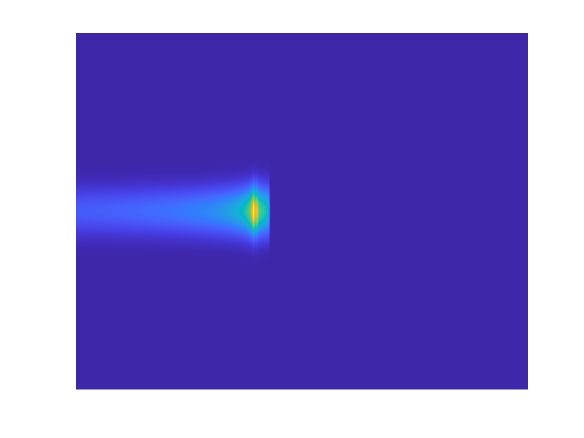
%> input picture output_EnergyMod_phi0.00_E228.50_Esp0.03BraggIm.png, 1167 x 875 px (shown at 1/2 size); its folder holds 2 pictures in this run
$ octave ImageEnergyReconstruction_unknownoverlap.m   (GNU Octave 9; MATLAB toolbox functions it lacks are replaced by stand-ins)
%> lines starting %> are read from the running program, lines starting %| are printed output that depends on the picture; in (x1, y1, x2, y2) boxes, pixels count from 0 and x2, y2 are one past the last pixel; in counts of white or black regions, pixels touching at a corner belong together; the program's own positions count from 1
phase = 0.00;  % Define phase value for grabbing the photo
energyspreadpercent= 0.03
energy0=228.5 %MeV
masterfilename = sprintf('output_EnergyMod_phi%.2f_E%.2f_Esp%.2f', phase, energy0, energyspreadpercent);
%filename = masterfilename.png;  % Input file name
filename=sprintf('%sBraggIm.png', masterfilename)
inpict = imread(filename);  % Read image
%> inpict is the input picture: size 875x1167x3 uint8; mean R, G, B 132.8, 120.8, 203.3

% Convert to grayscale to identify the white border
grayImg = rgb2gray(inpict);
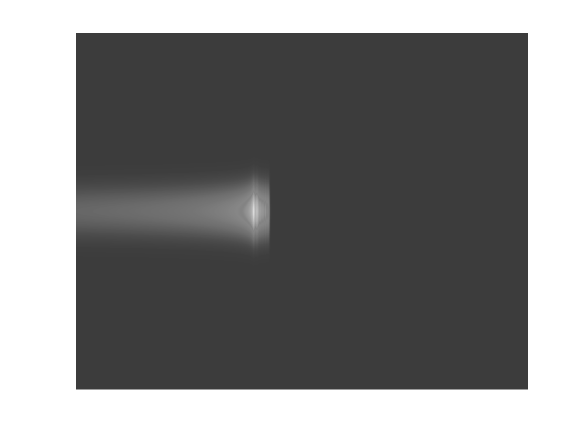
%> grayImg: size 875x1167 uint8 (shown at 1/2 size); min 60, max 255, mean 133.9

% Thresholding: Identify non-white pixels (assuming white is near max intensity)
threshold = 250; % Adjust if needed (255 is pure white)
mask = grayImg < threshold; % Logical mask of non-white pixels
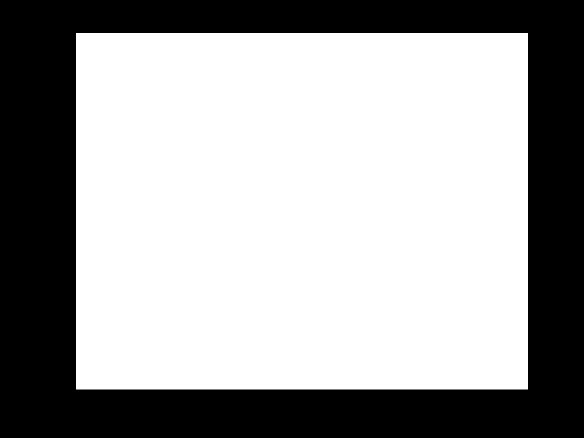
%> mask: size 875x1167 logical (shown at 1/2 size); 63.1% white; 1 black region, box (x1, y1, x2, y2) and area: (0, 0, 1167, 875) 376573

% Find non-white pixel bounds
[row, col] = find(mask); % Get indices of non-white pixels
%> row = 644552 values from 67 to 779; col = 644552 values from 153 to 1056
top = min(row);
%> top = 67
bottom = max(row);
%> bottom = 779
left = min(col);
%> left = 153
right = max(col);
%> right = 1056

% Crop the image using the detected bounding box
croppedImg = inpict(top:bottom, left:right, :);
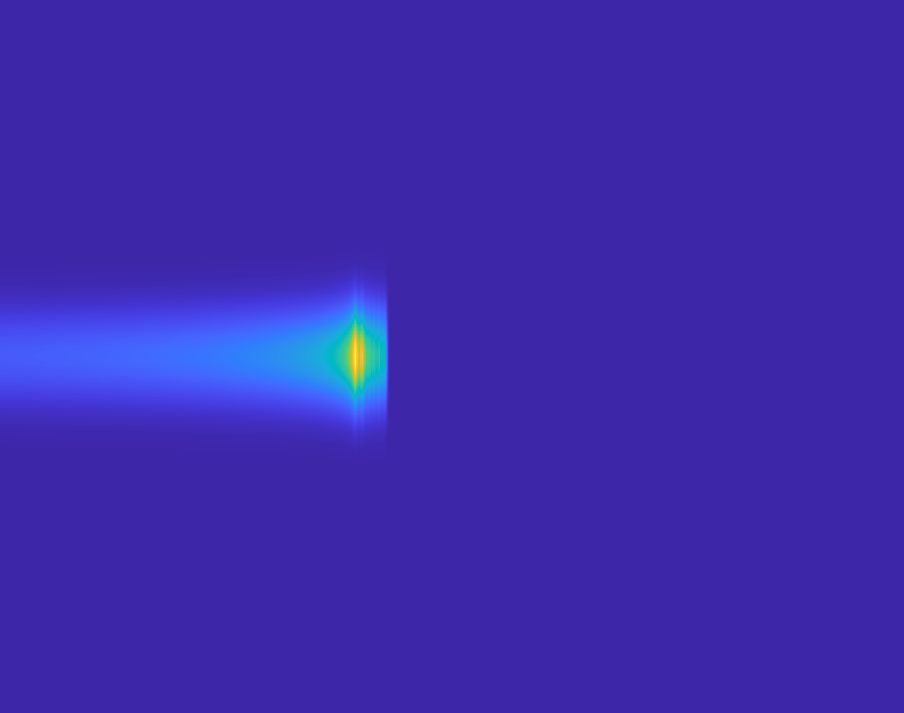
%> croppedImg: size 713x904x3 uint8; mean R, G, B 61.4, 42.3, 173.1

% Resize the image to a fixed size (ie 300x300 pixels)
newWidth = 1292;
newHeight = 964;
%real camera calibration ruler photo 1292x964 pixels, 18.5cm-6.8cm
realwidth=18.5-6.8; %in width
realpixelsize=realwidth/newWidth;
realyrange=realpixelsize*newHeight;
resizedImg = imresize(croppedImg, [newHeight, newWidth]);
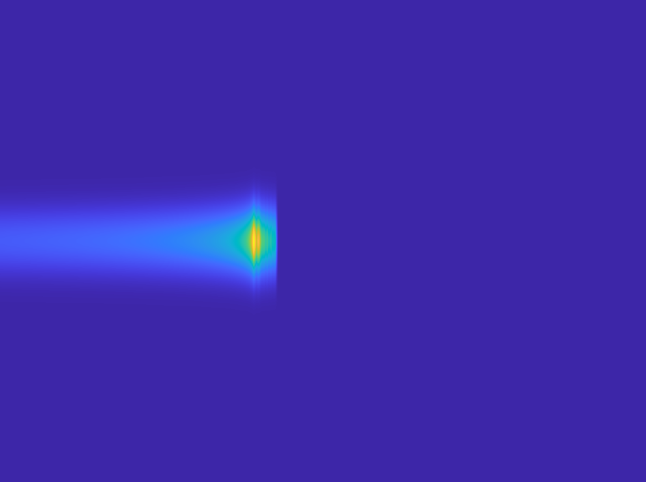
%> resizedImg: size 964x1292x3 uint8 (shown at 1/2 size); mean R, G, B 61.4, 42.3, 173.1

figure;
% Save the resized image
pixelated_filename = sprintf('%sPixel.png', masterfilename);
%imshow(resizedImg);

saveas(gcf, pixelated_filename);
inpixsize= size(imread(filename));
%> inpixsize = [875 1167 3]
%> (the run ends here)
